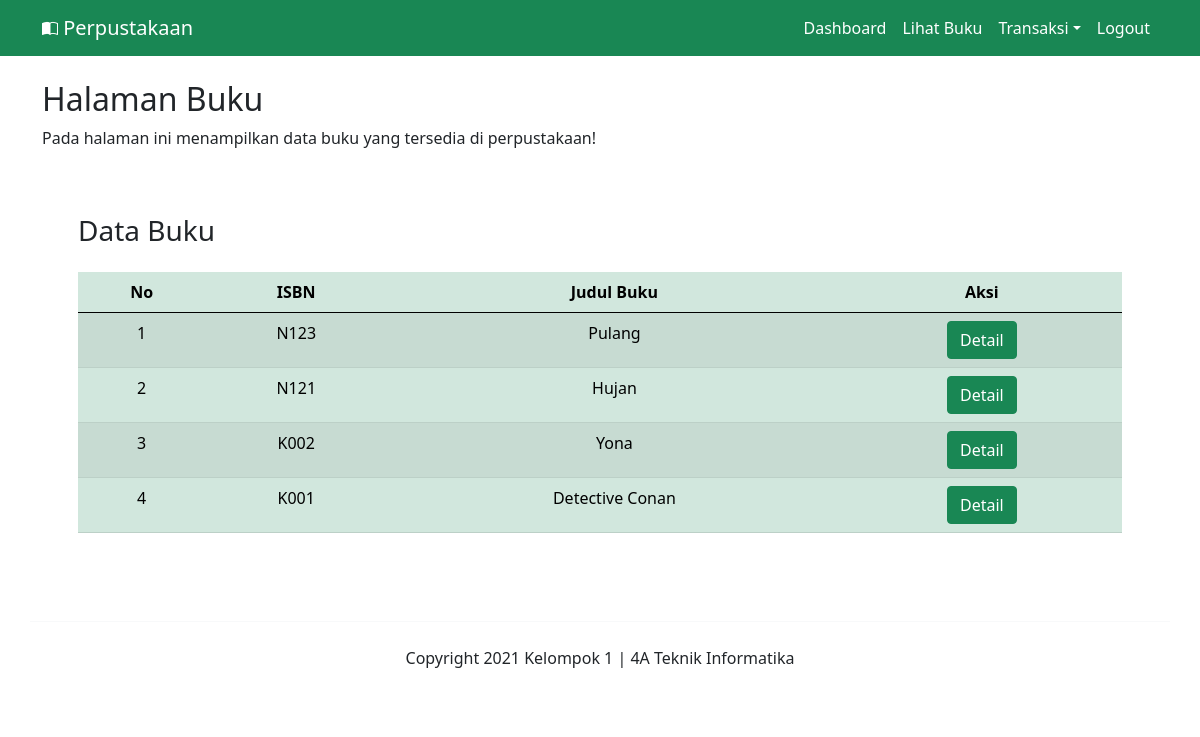
Page /perpus/index.php?menu=tampil-data-buku-user (signed in) on the committed database.
### tables this page shows
CREATE TABLE `buku` (
  `isbn` varchar(12) NOT NULL,
  `judul_buku` varchar(50) NOT NULL,
  `penerbit` varchar(30) NOT NULL,
  `penulis` varchar(30) NOT NULL,
  `id_kategori` int(11) NOT NULL,
  `deskripsi_buku` text NOT NULL
);

### perpus/member/tampil-data-buku-user.php (the view, shortened to what this page needs)
<div class="row">
    <div class="col-12">
        <h2>Halaman Buku</h2>
        <p>Pada halaman ini menampilkan data buku yang tersedia di perpustakaan!</p>
    </div>
</div>
<div class="row py-4 m-4">
    <div class="col">
        <h3>Data Buku</h3>
        <table class="table table-success table-responsive table-striped table-hover mt-4">
            <thead>
                <tr class="text-center">
                    <th>No</th>
                    <th>ISBN</th>
                    <th>Judul Buku</th>
                    <th>Aksi</th>
                </tr>
            </thead>
            <tbody>
            <?php
                include "koneksi.php";
                $no=1;
                $query    =mysqli_query($koneksi, "SELECT * FROM buku ORDER BY isbn DESC");
                while($result    =mysqli_fetch_array($query)){
                ?>
                    <tr class="text-center">
                        <td><?= $no; ?></td>
                        <td><?= $result['isbn']; ?></td>
                        <td><?= $result['judul_buku']; ?></td>
                        <td>
                            <a href="index.php?menu=detail-buku-user&isbn=<?=$result['isbn']?>"class="btn btn-success">Detail</a>
                        </td>
                    </tr>
                <?php
                    $no++;
                }
                ?>
            </tbody>
        </table>
    </div>
</div>

### rows in the picture
buku: isbn "N123", judul_buku "Pulang"
buku: isbn "N121", judul_buku "Hujan"
buku: isbn "K002", judul_buku "Yona"
buku: isbn "K001", judul_buku "Detective Conan"
